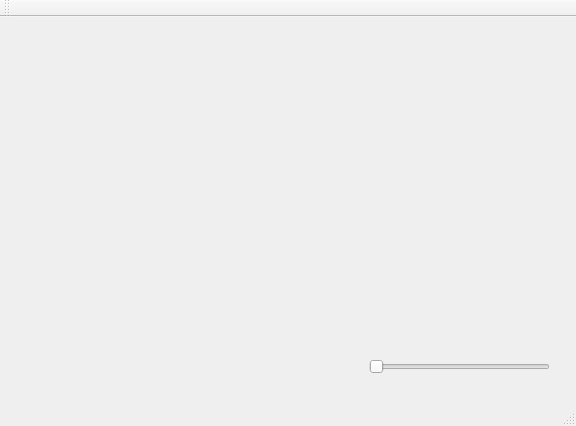
<?xml version="1.0" encoding="UTF-8"?>
<ui version="4.0">
 <class>MainWindow</class>
 <widget class="QMainWindow" name="MainWindow">
  <property name="geometry">
   <rect>
    <x>0</x>
    <y>0</y>
    <width>576</width>
    <height>426</height>
   </rect>
  </property>
  <property name="windowTitle">
   <string>MainWindow</string>
  </property>
  <widget class="QWidget" name="centralWidget">
   <widget class="QSlider" name="horizontalSlider">
    <property name="geometry">
     <rect>
      <x>369</x>
      <y>340</y>
      <width>181</width>
      <height>20</height>
     </rect>
    </property>
    <property name="orientation">
     <enum>Qt::Horizontal</enum>
    </property>
   </widget>
   <widget class="QWidget" name="gridLayoutWidget">
    <property name="geometry">
     <rect>
      <x>10</x>
      <y>10</y>
      <width>551</width>
      <height>281</height>
     </rect>
    </property>
    <layout class="QGridLayout" name="gridLayout"/>
   </widget>
  </widget>
  <widget class="QMenuBar" name="menuBar">
   <property name="geometry">
    <rect>
     <x>0</x>
     <y>0</y>
     <width>576</width>
     <height>22</height>
    </rect>
   </property>
  </widget>
  <widget class="QToolBar" name="mainToolBar">
   <attribute name="toolBarArea">
    <enum>TopToolBarArea</enum>
   </attribute>
   <attribute name="toolBarBreak">
    <bool>false</bool>
   </attribute>
  </widget>
  <widget class="QStatusBar" name="statusBar"/>
 </widget>
 <layoutdefault spacing="6" margin="11"/>
 <resources/>
 <connections/>
</ui>
